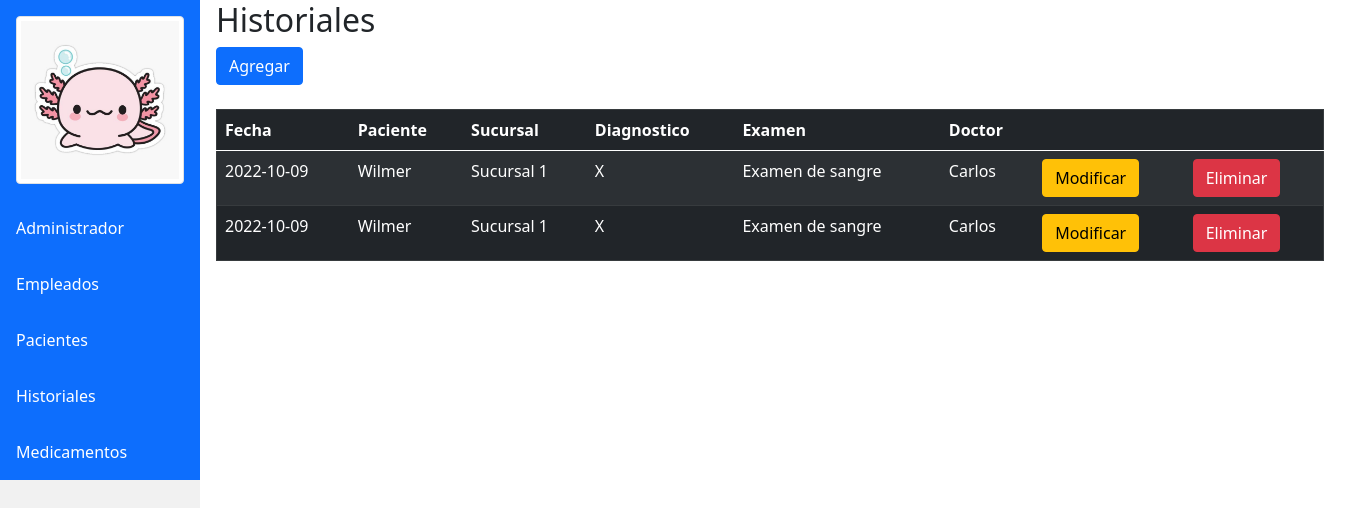
The page /index.php?c=historiales on the database its author committed.
### tables this page shows
CREATE TABLE `historiales` (
  `id_historial` int NOT NULL AUTO_INCREMENT,
  `fecha_registro` date DEFAULT NULL,
  `id_paciente` int DEFAULT NULL,
  `id_sucursal` int DEFAULT NULL,
  `id_diagnostico` int DEFAULT NULL,
  `id_examen` int DEFAULT NULL,
  `id_doctor` int DEFAULT NULL,
  PRIMARY KEY (`id_historial`),
  KEY `fk_historiales_pacientes_idx` (`id_paciente`),
  KEY `fk_historiales_sucursales_idx` (`id_sucursal`),
  KEY `fk_historiales_diagnosticos_idx` (`id_diagnostico`),
  KEY `fk_historiales_examenes_idx` (`id_examen`),
  KEY `fk_historiales_doctores_idx` (`id_doctor`),
  CONSTRAINT `fk_historiales_diagnosticos` FOREIGN KEY (`id_diagnostico`) REFERENCES `diagnosticos` (`id_diagnostico`),
  CONSTRAINT `fk_historiales_doctores` FOREIGN KEY (`id_doctor`) REFERENCES `doctores` (`id_doctor`),
  CONSTRAINT `fk_historiales_examenes` FOREIGN KEY (`id_examen`) REFERENCES `examenes` (`id_examen`),
  CONSTRAINT `fk_historiales_pacientes` FOREIGN KEY (`id_paciente`) REFERENCES `pacientes` (`id_paciente`),
  CONSTRAINT `fk_historiales_sucursales` FOREIGN KEY (`id_sucursal`) REFERENCES `sucursales` (`id_sucursal`)
);

CREATE TABLE `pacientes` (
  `id_paciente` int NOT NULL AUTO_INCREMENT,
  `nombre_paciente` varchar(45) DEFAULT NULL,
  `apellido_paciente` varchar(45) DEFAULT NULL,
  `direccion_paciente` varchar(45) DEFAULT NULL,
  `telefono_paciente` int DEFAULT NULL,
  PRIMARY KEY (`id_paciente`)
);

CREATE TABLE `sucursales` (
  `id_sucursal` int NOT NULL AUTO_INCREMENT,
  `nombre_sucursal` varchar(45) DEFAULT NULL,
  `direccion_sucursal` varchar(100) DEFAULT NULL,
  PRIMARY KEY (`id_sucursal`)
);

CREATE TABLE `diagnosticos` (
  `id_diagnostico` int NOT NULL AUTO_INCREMENT,
  `diagnostico` varchar(45) DEFAULT NULL,
  PRIMARY KEY (`id_diagnostico`)
);

CREATE TABLE `examenes` (
  `id_examen` int NOT NULL AUTO_INCREMENT,
  `nombre_examen` varchar(45) DEFAULT NULL,
  PRIMARY KEY (`id_examen`)
);

CREATE TABLE `doctores` (
  `id_doctor` int NOT NULL AUTO_INCREMENT,
  `nombre_doctor` varchar(45) DEFAULT NULL,
  `id_especialidad` int DEFAULT NULL,
  `id_sucursal` int DEFAULT NULL,
  PRIMARY KEY (`id_doctor`),
  KEY `fk_doctores_especialidades_idx` (`id_especialidad`),
  KEY `fk_doctores_sucursales_idx` (`id_sucursal`),
  CONSTRAINT `fk_doctores_especialidades` FOREIGN KEY (`id_especialidad`) REFERENCES `especialidades` (`id_especialidad`),
  CONSTRAINT `fk_doctores_sucursales` FOREIGN KEY (`id_sucursal`) REFERENCES `sucursales` (`id_sucursal`)
);

### controllers/Historiales.php (called while the page is built, shortened)
<?php
	class HistorialesController {
		public function __construct(){
			require_once "models/HistorialesModel.php";
		}
		public function index(){
			$historiales = new Historiales_model();
			$data["titulo"] = "Historiales";
			$data["historiales"] = $historiales->get_historiales();
			require_once "views/historiales/historiales.php";
		}
	}
?>

### config/database.php (called while the page is built)
<?php
	class Conectar {
		public static function conexion(){
			$conexion = new mysqli("localhost", "root", "abc123", "db_clinica");
			return $conexion;
		}
	}
?>

### models/HistorialesModel.php (called while the page is built, shortened)
<?php
	class Historiales_model {
		private $db;
		private $historiales;
		public function __construct(){
			$this->db = Conectar::conexion();
			$this->historiales = array();
		}
		public function get_historiales()
		{
			$sql = "SELECT  h.id_historial, h.fecha_registro, h.id_paciente, p.nombre_paciente, h.id_sucursal, s.nombre_sucursal, h.id_diagnostico, d.diagnostico, h.id_examen, e.nombre_examen, h.id_doctor, d1.nombre_doctor FROM historiales AS h INNER JOIN pacientes AS p ON h.id_paciente = p.id_paciente INNER JOIN sucursales AS s ON h.id_sucursal = s. id_sucursal  INNER JOIN diagnosticos AS d ON h.id_diagnostico = d.id_diagnostico INNER JOIN examenes AS e ON h.id_examen = e.id_examen INNER JOIN doctores AS d1 ON h.id_doctor = d1.id_doctor ORDER BY h.fecha_registro;";
			$resultado = $this->db->query($sql);
			while($row = $resultado->fetch_assoc())
			{
				$this->historiales[] = $row;
			}
			return $this->historiales;
		}
	}
?>

### views/historiales/historiales.php (the view, shortened to what this page needs)
<?php
require_once "views/Inicio.php";
?>
<!DOCTYPE html>
<html lang="es">
	<head>
        <link rel="stylesheet" href="https://cdn.jsdelivr.net/npm/bootstrap@5.0.2/dist/css/bootstrap.min.css">
	</head>
	<body>
		<div class="container content">
			<h2><?php echo $data["titulo"]; ?></h2>
			<a href="index.php?c=historiales&a=nuevo" class="btn btn-primary">Agregar</a>
			<br />
			<br />
			<div class="table-responsive">
				<table border="1" width="80%" class="table table-dark table-hover table-striped">
					<thead>
						<tr>
							<th>Fecha</th>
							<th>Paciente</th>
							<th>Sucursal</th>
							<th>Diagnostico</th>
							<th>Examen</th>
                            <th>Doctor</th>
							<th></th>
							<th></th>
						</tr>
					</thead>
					<tbody>
						<?php
                            foreach($data["historiales"] as $dato) {
							echo "<tr>";
							echo "<td>".$dato["fecha_registro"]."</td>";
							echo "<td>".$dato["nombre_paciente"]."</td>";
							echo "<td>".$dato["nombre_sucursal"]."</td>";
							echo "<td>".$dato["diagnostico"]."</td>";
							echo "<td>".$dato["nombre_examen"]."</td>";
                            echo "<td>".$dato["nombre_doctor"]."</td>";
							echo "<td><a href='index.php?c=historiales&a=modificar&id=".$dato["id_historial"]."' class='btn btn-warning'>Modificar</a></td>";
							echo "<td><a href='index.php?c=historiales&a=eliminar&id=".$dato["id_historial"]."' class='btn btn-danger'>Eliminar</a></td>";
							echo "</tr>";
						}
						?>
					</tbody>
				</table>
			</div>
		</div>
	</body>
</html>

### index.php (shortened to what this page needs)
<?php
	require_once "core/routes.php";
	require_once "config/database.php";
	require_once "controllers/Historiales.php";
	if(isset($_GET['c'])){
		$controlador = cargarControlador($_GET['c']);
		if(isset($_GET['a'])){
			if(isset($_GET['id'])){
				cargarAccion($controlador, $_GET['a'], $_GET['id']);
				} else {
				cargarAccion($controlador, $_GET['a']);
			}
			} else {
			cargarAccion($controlador, ACCION_PRINCIPAL);
		}
		} else {
		$controlador = cargarControlador(CONTROLADOR_PRINCIPAL);
		$accionTmp = ACCION_PRINCIPAL;
		$controlador->$accionTmp();
	}
?>

### core/routes.php (shortened to what this page needs)
<?php
	function cargarAccion($controller, $accion, $id = null){
		if(isset($accion) && method_exists($controller, $accion)){
			if($id == null){
				$controller->$accion();
				} else {
				$controller->$accion($id);
			}
			} else {
			$controller->ACCION_PRINCIPAL();
		}
	}
?>

### views/Inicio.php (shortened to what this page needs)
<!doctype html>
<html lang="es">
  <head>
    <link href="https://cdn.jsdelivr.net/npm/bootstrap@5.2.2/dist/css/bootstrap.min.css" rel="stylesheet">
  </head>
	<body>
  <div class="sidebar">
  <a class="active bg-primary"><img class="img-thumbnail" src="img/ajolote.jpg"></img></a>
  <a class="active bg-primary" href="index.php">Administrador</a>
  <a class="active bg-primary" href="index.php?c=empleados">Empleados</a>
  <a class="active bg-primary" href="index.php?c=pacientes">Pacientes</a>
  <a class="active bg-primary" href="index.php?c=historiales">Historiales</a>
  <a class="active bg-primary" href="index.php?c=medicamentos">Medicamentos</a>
</div>
	</body>
</html>

### views/Inicio.php (style rules this page uses)
body { margin: 0; font-family: "Lato", sans-serif; }
.sidebar { margin: 0; padding: 0; width: 200px; background-color: #f1f1f1; position: fixed; height: 100%; overflow: auto; }
.sidebar a { display: block; color: white; padding: 16px; text-decoration: none; }
.sidebar a.active { color: white; }
div.content { margin-left: 200px; padding: 1px 16px; height: 1000px; }

### rows shown on the page
historiales: fecha_registro "2022-10-09", id_paciente.nombre_paciente "Wilmer", id_sucursal.nombre_sucursal "Sucursal 1", id_diagnostico.diagnostico "X", id_examen.nombre_examen "Examen de sangre", id_doctor.nombre_doctor "Carlos"
historiales: fecha_registro "2022-10-09", id_paciente.nombre_paciente "Wilmer", id_sucursal.nombre_sucursal "Sucursal 1", id_diagnostico.diagnostico "X", id_examen.nombre_examen "Examen de sangre", id_doctor.nombre_doctor "Carlos"

### other values the page prints
$data["titulo"] "Historiales"
